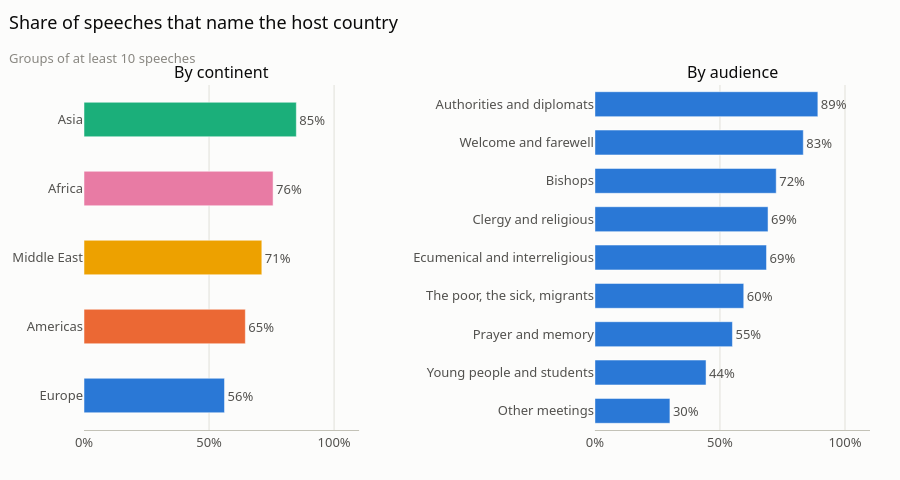

Notebook code cell kept with this figure:
### Markdown cell above
### Does he talk about the country he is in?

We now measure how much Francis adapts his speeches, in three ways: the mention of the host country, the themes and the words specific to each continent. We end with the change over time. Oceania, with only 5 speeches, is left out of the comparisons by continent, as are the audiences with fewer than 10 speeches.

We first check whether the text names the country where the speech is given, for example "Kenya" in a speech in Nairobi.

### Code cell
df["names_host"] = ac.cite_le_pays_hote(df)

fig = make_subplots(rows=1, cols=2, subplot_titles=["By continent", "By audience"], horizontal_spacing=0.3)
for column, group in enumerate(["continent", "public"], start=1):
    shares = df.groupby(group)["names_host"].agg(["mean", "size"])
    shares = shares[shares["size"] >= 10].sort_values("mean")
    fig.add_bar(x=shares["mean"], y=shares.index, orientation="h", row=1, col=column, showlegend=False,
                width=0.5 if group == "continent" else 0.65,
                marker_color=[en.CONTINENT_COLORS.get(name, g.COULEURS[0]) for name in shares.index],
                text=[f"{p:.0%}" for p in shares["mean"]], textposition="outside", cliponaxis=False,
                customdata=shares["size"], hovertemplate="%{y}<br>%{x:.0%} of the %{customdata} speeches<extra></extra>")
fig.update_xaxes(range=[0, 1.1], tickformat=".0%", showgrid=True)
g.titre(fig, "Share of speeches that name the host country", "Groups of at least 10 speeches", hauteur=480)
fig.show()

### Figure 1 — Plotly figure (JSON) as saved in the notebook; plotly's stock layout.template omitted (floating-point values rounded to 4 significant figures)
{"data": [{"cliponaxis": false, "customdata": [105, 93, 45, 41, 53], "hovertemplate": "%{y}<br>%{x:.0%} of the %{customdata} speeches<extra></extra>", "marker": {"color": ["#2a78d6", "#eb6834", "#eda100", "#e87ba4", "#1baf7a"]}, "orientation": "h", "showlegend": false, "text": ["56%", "65%", "71%", "76%", "85%"], "textposition": "outside", "type": "bar", "width": 0.5, "x": [0.5619, 0.6452, 0.7111, 0.7561, 0.8491], "xaxis": "x", "y": ["Europe", "Americas", "Middle East", "Africa", "Asia"], "yaxis": "y"}, {"cliponaxis": false, "customdata": [10, 54, 20, 42, 51, 26, 40, 12, 83], "hovertemplate": "%{y}<br>%{x:.0%} of the %{customdata} speeches<extra></extra>", "marker": {"color": ["#2a78d6", "#2a78d6", "#2a78d6", "#2a78d6", "#2a78d6", "#2a78d6", "#2a78d6", "#2a78d6", "#2a78d6"]}, "orientation": "h", "showlegend": false, "text": ["30%", "44%", "55%", "60%", "69%", "69%", "72%", "83%", "89%"], "textposition": "outside", "type": "bar", "width": 0.65, "x": [0.3, 0.4444, 0.55, 0.5952, 0.6863, 0.6923, 0.725, 0.8333, 0.8916], "xaxis": "x2", "y": ["Other meetings", "Young people and students", "Prayer and memory", "The poor, the sick, migrants", "Ecumenical and interreligious", "Clergy and religious", "Bishops", "Welcome and farewell", "Authorities and diplomats"], "yaxis": "y2"}], "layout": {"annotations": [{"font": {"size": 16}, "showarrow": false, "text": "By continent", "x": 0.175, "xanchor": "center", "xref": "paper", "y": 1.0, "yanchor": "bottom", "yref": "paper"}, {"font": {"size": 16}, "showarrow": false, "text": "By audience", "x": 0.825, "xanchor": "center", "xref": "paper", "y": 1.0, "yanchor": "bottom", "yref": "paper"}], "height": 480, "legend": {"title": {"text": ""}}, "margin": {"t": 85}, "title": {"subtitle": {"font": {"color": "#898781", "size": 13}, "text": "Groups of at least 10 speeches"}, "text": "Share of speeches that name the host country"}, "xaxis": {"anchor": "y", "domain": [0.0, 0.35], "range": [0, 1.1], "showgrid": true, "tickformat": ".0%"}, "xaxis2": {"anchor": "y2", "domain": [0.65, 1.0], "range": [0, 1.1], "showgrid": true, "tickformat": ".0%"}, "yaxis": {"anchor": "x", "domain": [0.0, 1.0]}, "yaxis2": {"anchor": "x2", "domain": [0.0, 1.0]}}}
